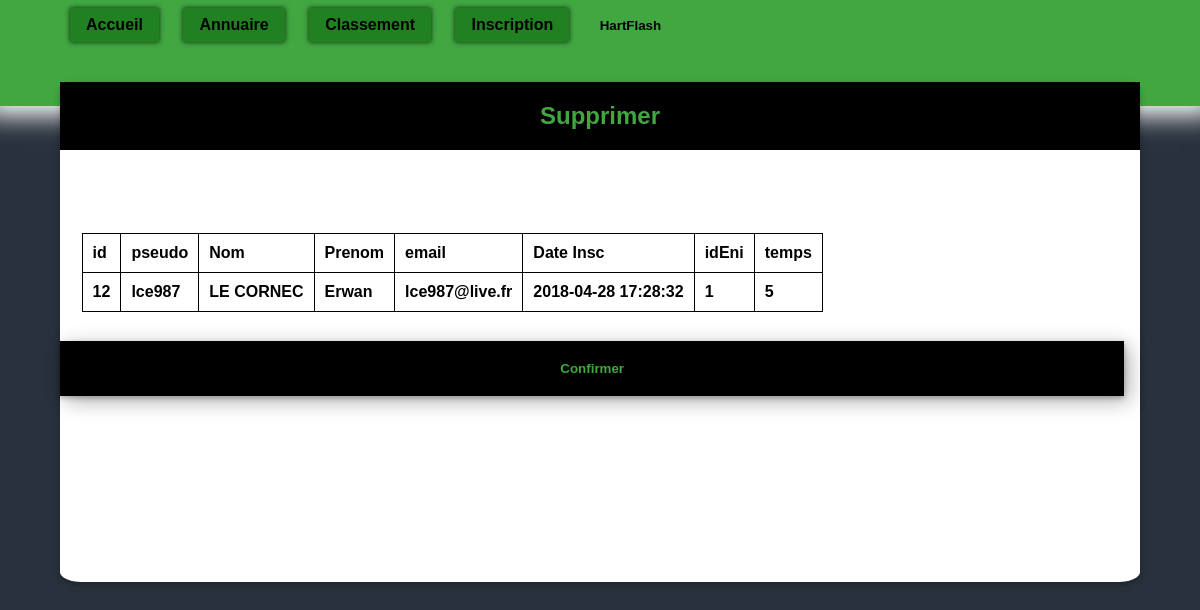
Screenshot of /admin/supp.php?id=12&idEni=1 (signed in) with the database file from the repository.
### tables this page shows
CREATE TABLE `ResEni` (
  `id` int(11) NOT NULL,
  `idEni` int(11) NOT NULL,
  `temps` int(11) NOT NULL COMMENT 'en secondes',
  `note` enum('0','1','2','3','4','5','6','7','8','9','10') DEFAULT NULL COMMENT 'entre 0 et 10 compris'
);

CREATE TABLE `zng_user` (
  `id` int(11) NOT NULL,
  `pseudo` varchar(25) NOT NULL,
  `pass` varchar(100) NOT NULL,
  `genre` enum('M','Mme') NOT NULL,
  `nom` varchar(35) NOT NULL,
  `prenom` varchar(25) NOT NULL,
  `email` varchar(50) NOT NULL,
  `date_insc` datetime NOT NULL DEFAULT CURRENT_TIMESTAMP,
  `date_naiss` date NOT NULL DEFAULT '1000-00-01',
  `ip` varchar(15) NOT NULL COMMENT 'Table ip ban'
);

### assets/php/pdo/pdo_admin_supp.php (called while the page is built, shortened)
<?php
include 'pdo_init.php';
$id=$pdo->prepare("SELECT zng_user.id,pseudo,nom,prenom,email,date_insc,idEni,temps FROM zng_user,ResEni WHERE zng_user.id = ResEni.id AND zng_user.id = ? AND idEni= ? ", array(PDO::ATTR_CURSOR => PDO::CURSOR_FWDONLY));
?>

### admin/supp.php (the view, shortened to what this page needs)
<!DOCTYPE html>
<html lang="fr" dir="ltr">
    <head>
    <link rel="stylesheet" href="/assets/css/master.css">
    </head>
    <body>
<?php
    include $_SERVER['DOCUMENT_ROOT'].'/assets/php/gen_nav.php';
?>
<div id="card" class="zng-center zng-margin-top">
    <div class="zng-solo">
    <div  class="zng-card" style="min-height:500px">
    <h2>Supprimer</h2>
    <p>
<?php
include $_SERVER['DOCUMENT_ROOT'].'/assets/php/pdo/pdo_admin_supp.php';
echo "<br>";
if(isset($_GET['conf'])){
    if($_GET['conf']=='irmation'){
        $delete->execute();
    }
}
else if(isset($_GET['id']) && isset($_GET['idEni'])){
    $cla=$id;
    $cla->execute(array($_GET['id'],$_GET['idEni']));
    $res=$cla->fetchAll();
}
echo "<table class=\"zng-table\">";
echo "<tr><th>id</th><th>pseudo</th><th>Nom</th><th>Prenom</th><th>email</th><th>Date Insc</th><th>idEni</th><th>temps</th></tr>";
foreach ($res as $row) {
    echo "<tr>";
    for ($i=0; $i < $cla->columnCount(); $i++) {
        echo "<td>$row[$i]</td>";
    }
    echo "</tr>";
}
echo "</table>";
?>
<a href="&conf=irmation" ><button type="button" class="zng-btn-form">Confirmer</button></a>
    </p>
    </div>
    </div>
    </div>
    </body>
    </html>

### assets/css/master.css (style rules this page uses)
body { margin:0; font-family:'Verdana', Arial, sans-serif; }
article,aside,details,div,figcaption,figure,footer,header,main,menu,nav,section,summary { display:block; position:relative; }
.zng-table td,.zng-table,.zng-table th { border:1px solid black; border-collapse: collapse; padding: 10px; margin: 20px; }
.zng-center { text-align:center; }
.zng-solo { width: 90%; margin: 5% 5% 0 5%; }
.zng-margin-top>.zng-solo { margin-top: -2%; }
.zng-margin-top { margin-top:0% }
.zng-card { text-align:left; box-shadow: 0 2px 5px 0 rgba(0,0,0,0.16),0 2px 10px 0 rgba(0,0,0,0.12); bottom: 0; min-width: 400px; background-color: white; min-height:460px; height: 80%; border-radius: 2% }
.zng-card h2 { text-align: center; background-color: #000000; padding:20px 0 ; margin: 0; width: 100%; color: #41a741; }
.zng-card>p,.zng-card>form,.zng-card>div,.zng-card>table { margin:2%; font-weight: bold; font-family:'Verdana', Arial, sans-serif; padding-bottom: 2%; }
.zng-btn-form,.zng-btn-form-half { background-color:black; color: #41a741; font-weight: bold; box-shadow: 0 2px 5px 0 rgba(0,0,0,0.26),5px 5px 20px 0 rgba(0,0,0,0.32); border: 3px solid rgba(0,0,0,0.6); padding: 12px 0px; margin: 8px 0; height: 25px; width: 98%; cursor: pointer; box-sizing: content-box; }
body { background-color: #28313C; height: 100% }

### rows the page displays
reseni: id "12", id.pseudo "lce987", id.nom "LE CORNEC", id.prenom "Erwan", id.email "lce987@live.fr", id.date_insc "2018-04-28 17:28:32", idEni "1", temps "5"

### other values shown
_SESSION['zngpseudo'] "HartFlash"
